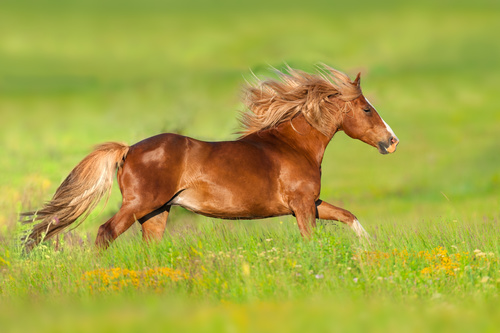
#> input picture K-Means/horse.jpg, 500 x 333 px
$ jupyter execute Class_K-Means.ipynb
#> lines starting #> are read from the running program, lines starting #| are printed output that depends on the picture; after the words box and inside, x2 and y2 are one past the last pixel; in counts of white or black regions, pixels touching at a corner belong together
[cell 1]
import numpy as np
import matplotlib.pyplot as plt
from sklearn.datasets import make_blobs

[cell 2]
X,Y = make_blobs(n_samples=500,centers=5,random_state=20)
print(X.shape)

[cell 3]
plt.scatter(X[:,0],X[:,1])
plt.show()

[cell 4]
k = 5
colors = ['red','green','blue','pink','orange']

# Dictionary
clusters = {}

#Init Cluster Centers
for i in range(k):
    center = 10*(2*np.random.random((2,))-1)
    cluster = {
        'center' :center,
        'points':[],
        'color':colors[i]
    }
    clusters[i] = cluster
print(clusters)

[cell 5]
clusters[0]

[cell 6]
def distance(p1,p2):
    return np.sqrt(np.sum((p1-p2)**2))

[cell 7]
# 1. Step - Assign Each Point to One of the Cluster based upon distance
def assignPointToCluster(clusters):

    m = X.shape[0]
    #For Every Point
    for i in range(m):
        current_x = X[i]
        dist = []
        #For Every Cluster Center find the one nearest to the current point
        for j in range(k):
            cc = clusters[j]['center']
            d = distance(current_x,cc)
            dist.append(d)
        nearest = np.argmin(dist)
        clusters[nearest]['points'].append(current_x)

[cell 8]
assignPointToCluster(clusters)

[cell 9]
#print(np.array(clusters[0]['points']))

[cell 10]
# Update Cluster Centers based upon mean of the points assigned to the cluster
def updateClusterCenters(clusters):
    for i in range(k):
        pts = np.array(clusters[i]['points'])
        if pts.shape[0]>0:
            u = pts.mean(axis=0)
            clusters[i]['center'] = u
            clusters[i]['points'] = []

[cell 11]
def plotClusters(clusters):
    for i in range(k):
        #Get all the points assigned
        pts = np.array(clusters[i]['points'])
        ui = clusters[i]['center']
        if pts.shape[0]>0:
            clr = clusters[i]['color']
            plt.scatter(pts[:,0],pts[:,1],c=clr)
        #Plot cluster center
        plt.scatter(ui[0],ui[1],color='black',marker='*')

[cell 12]
# Repeat
assignPointToCluster(clusters)
plotClusters(clusters)
updateClusterCenters(clusters)
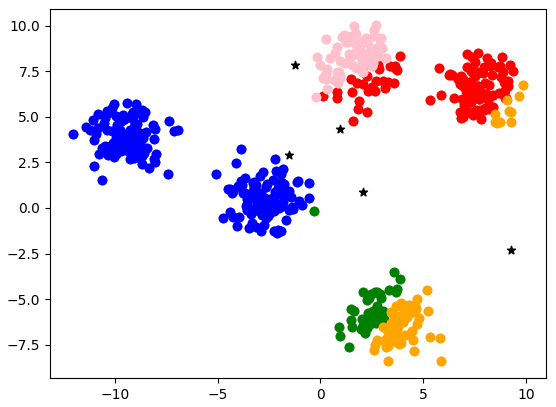
#> figure drawn by matplotlib, 1 panel

[cell 13]
from sklearn.cluster import KMeans

[cell 14]
km = KMeans(n_clusters=5)

[cell 15]
km.fit(X)

[cell 16]
centers = km.cluster_centers_

[cell 17]
plt.scatter(X[:,0],X[:,1])
plt.scatter(centers[:,0],centers[:,1])

# Color Extraction

[cell 18]
import cv2
img = cv2.imread('horse.jpg')
#> img is the input picture: shape (333, 500, 3); mean B, G, R 65.7, 166.7, 168
img = cv2.cvtColor(img,cv2.COLOR_BGR2RGB)

[cell 19]
plt.imshow(img)
plt.axis("off")
plt.show()

[cell 20]
X = img.reshape((-1,3))
print(X.shape)
#| (166500, 3)

[cell 21]
km = KMeans(n_clusters=10)
km.fit(X)

[cell 22]
centers = np.round(km.cluster_centers_)

[cell 23]
centers

[cell 24]
colors = []

for i,color in enumerate(centers):
    plt.subplot(1,10,i+1)
    m = np.zeros((100,100,3),dtype='uint8')
    m[:,:,:] = color
    plt.imshow(m)
    plt.axis("off")
plt.show()
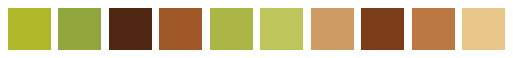
#> figure drawn by matplotlib, 10 panels

[cell 25]
# Try to plot the image
new_img = np.zeros((608*1080,3),dtype='uint8')
print(new_img.shape)

[cell 26]
#centers[1]  = np.array([0,255,0])
zero_out = [0,1,5,6,7]
for i in zero_out:
    centers[i] = np.array([0,0,0])

[cell 27]
new_img = centers[km.labels_]

[cell 28]
new_img = new_img.reshape(img.shape)

[cell 29]
plt.imshow(new_img/255.0)
plt.show()
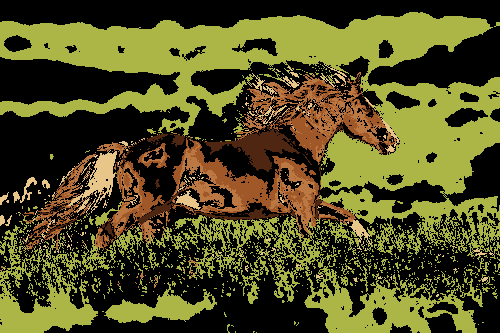
#> shown: shape (333, 500, 3) float64; mean R, G, B 0.318, 0.305, 0.127

[cell 30]
centers[km.labels_].shape

[cell 31]
new_img[new_img[:,:,:]>0] = 1

[cell 32]
plt.imshow(new_img)
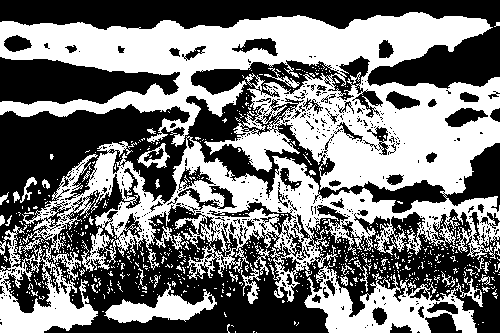
#> shown: shape (333, 500, 3) float64; values 0 (black) and 1 (white), 47.5% white; 696 white regions (657 under 20 px), largest, box (x1, y1, x2, y2) and area: (0, 12, 500, 333) 67251, (304, 266, 483, 333) 5243, (104, 282, 217, 323) 1886

[cell 33]
kernel = np.ones((5,5),np.uint8)
cleaned_mask = cv2.morphologyEx(new_img, cv2.MORPH_OPEN, kernel)
plt.imshow(cleaned_mask)
plt.show()
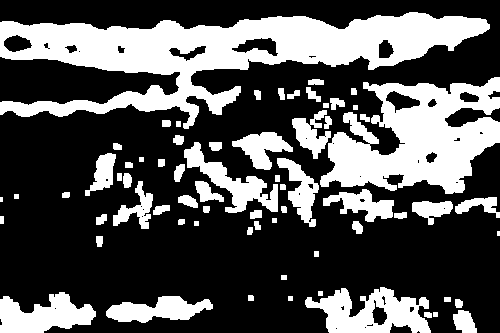
#> shown: shape (333, 500, 3) float64; values 0 (black) and 1 (white), 33.1% white; 68 white regions (2 under 20 px), largest, box (x1, y1, x2, y2) and area: (0, 12, 490, 129) 22570, (320, 77, 500, 194) 12242, (305, 287, 431, 333) 3393

erosion = cv2.erode(new_img,kernel,iterations = 1)
plt.imshow(erosion)
plt.show()
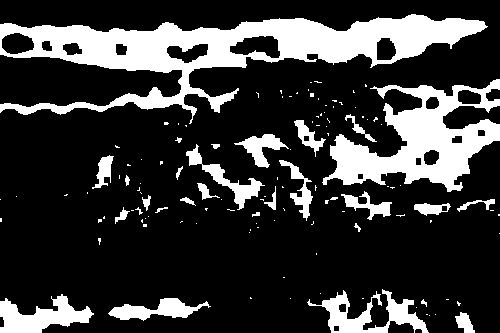
#> shown: shape (333, 500, 3) float64; values 0 (black) and 1 (white), 22.1% white; 123 white regions (94 under 20 px), largest, box (x1, y1, x2, y2) and area: (0, 14, 488, 124) 17305, (322, 79, 500, 192) 8823, (307, 289, 429, 333) 2043

[cell 34]
# Remove Noise using

[cell 35]
final_img = img
final_img[new_img[:,:,:]==0] = 255
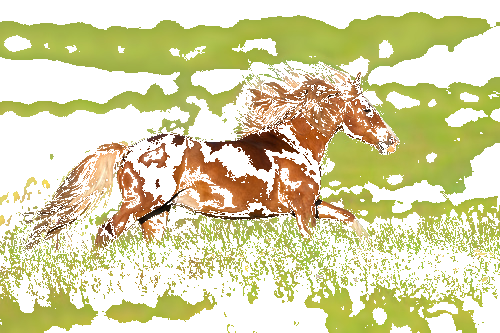
#> final_img: shape (333, 500, 3); mean R, G, B 214.8, 211.8, 166.2

[cell 36]
plt.imshow(final_img)

[cell 37]
kernel = np.ones((5,5),np.uint8)
erosion = cv2.erode(final_img,kernel,iterations = 1)
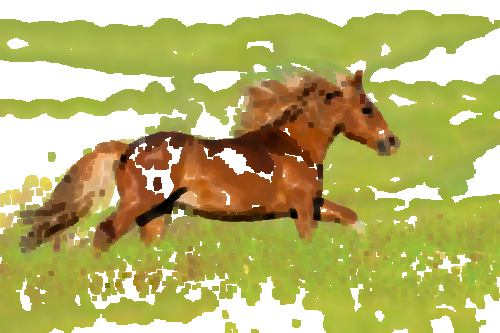
#> erosion: shape (333, 500, 3); mean R, G, B 184, 179.2, 108.1

[cell 38]
plt.imshow(final_img)
plt.imsave("SEGMENTED.jpg",final_img)
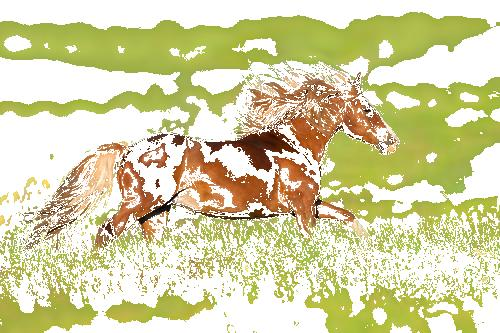
#> saved as SEGMENTED.jpg: shape (333, 500, 3); mean R, G, B 212.5, 210.1, 164.7

[cell 39]
final_img2 = cv2.morphologyEx(final_img, cv2.MORPH_OPEN, kernel)
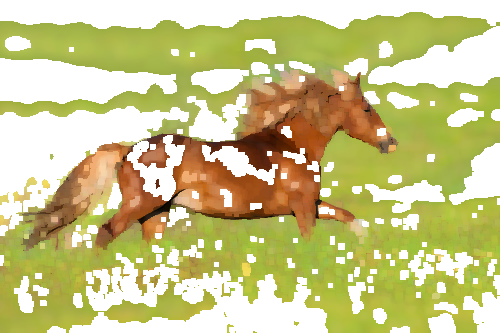
#> final_img2: shape (333, 500, 3); mean R, G, B 200.6, 195.9, 135.4
